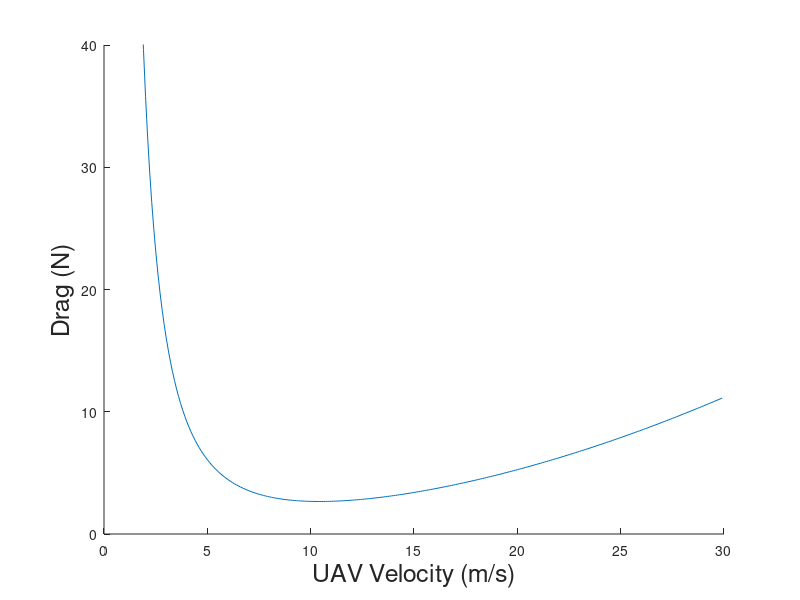
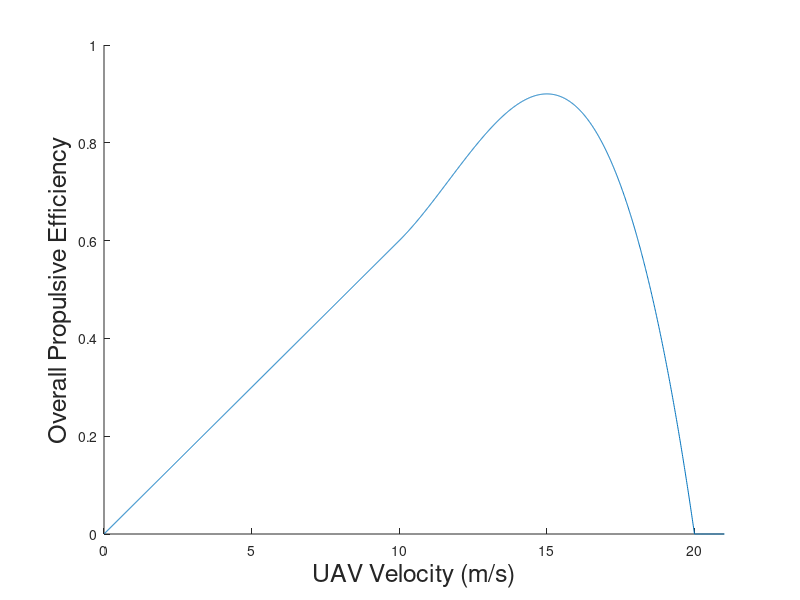

Write the MATLAB code that produced these figures, in order. (Note: this script raises an error after producing the figures.)
%http://cafefoundation.org/v2/pdf_tech/MPG.engines/AIAA.1980.1847.B.H.Carson.pdf
clear; clc; close all;

%Check to see how cruise efficiency is affected by velocity

%parameter values
rho = 1.225; %air density
f = .2;   %equivalent parasite area
W = 10; %weight of aircraft
b = .20;   %span
e = 0.9; %Oswald's efficiency factor

%velocity
v = 0.01 : 0.1 : 30;

%Defined in paper (2nd column, page 2)
A = rho*f/(2*W);
B = 2*W/(rho*b^2*pi*e);

%vehicle specific power (2nd column, page 4)
%epsilon = 1;
% https://en.wikipedia.org/wiki/Vehicle-specific_power
% http://cires1.colorado.edu/jimenez/Papers/Jimenez_VSP_9thCRC_99_final.pdf

%defined in paper (1st column, page 5)
% for i = 1 : length(v)
%

%cruise efficiency
%     k(i) = epsilon(i)/v(i);
%
% end
% for i = 1 : length(v)
%
%     C(i) = 0.57*k(i)*(A^3*B)^(-1/4);
%
% end

%calculate l_d

for i = 1 : length(v)
    
    d_l(i) = A*v(i)^2 + B/v(i)^2;
    
    l_d(i) = d_l(i)^(-1);
    
end

figure(1);
hold on;
plot(v,d_l);
xlabel('UAV Velocity (m/s)','fontsize',18);
ylabel('Drag (N)','fontsize',18);
%title('Drag vs. UAV Speed');
ylim([0 40]);
hold off;
%plot propulsive efficiency
V = 0.01 : 0.01 : 30;

a = -0.0024;
b = 0.084;
c = -0.9;
d = 3.6;

eta = zeros(length(V),1);

for i = 1 : length(V)
    
    if V(i) < 10
        
        eta(i) = V(i)*0.06;
        
    elseif V(i) < 20
        
        eta(i) = a*V(i)^3 + b*V(i)^2 + c*V(i) + d;
        
    else
        
        eta(i) = 0.00001;
        
    end
end

figure(2);
hold on;
plot(V,eta);
%title('Efficiency vs. UAV Speed');
xlim([0 21]);
ylim([0 1]);
xlabel('UAV Velocity (m/s)','fontsize',18);
ylabel('Overall Propulsive Efficiency','fontsize',18);
hold off;

%-----------------------------------------%

for i = 1 : length(V)
    
    opt(i) = d_l(i)/eta(i);
    
end


figure(3);
hold on;
plot(V,opt);
ylim([0 20]);
xlim([5 20]);
hold off;